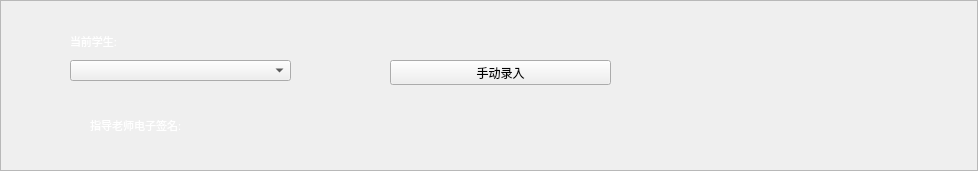
   <widget class="QFrame" name="frame">
    <property name="geometry">
     <rect>
      <x>0</x>
      <y>-10</y>
      <width>978</width>
      <height>171</height>
     </rect>
    </property>
    <property name="styleSheet">
     <string notr="true"/>
    </property>
    <property name="frameShape">
     <enum>QFrame::StyledPanel</enum>
    </property>
    <property name="frameShadow">
     <enum>QFrame::Raised</enum>
    </property>
    <widget class="QComboBox" name="choice_stu">
     <property name="geometry">
      <rect>
       <x>70</x>
       <y>60</y>
       <width>221</width>
       <height>21</height>
      </rect>
     </property>
    </widget>
    <widget class="QPushButton" name="add_stu_btn">
     <property name="geometry">
      <rect>
       <x>390</x>
       <y>60</y>
       <width>221</width>
       <height>25</height>
      </rect>
     </property>
     <property name="text">
      <string>手动录入</string>
     </property>
    </widget>
    <widget class="QLabel" name="current_stu_label">
     <property name="geometry">
      <rect>
       <x>70</x>
       <y>30</y>
       <width>101</width>
       <height>23</height>
      </rect>
     </property>
     <property name="font">
      <font>
       <family>思源黑体 CN Normal</family>
       <pointsize>8</pointsize>
       <weight>50</weight>
       <italic>false</italic>
       <bold>false</bold>
       <kerning>true</kerning>
      </font>
     </property>
     <property name="styleSheet">
      <string notr="true">background-color: rgba(255, 255, 255, 0);
color: rgb(255, 255, 255);</string>
     </property>
     <property name="text">
      <string>当前学生:</string>
     </property>
     <property name="buddy">
      <cstring>choice_stu</cstring>
     </property>
    </widget>
    <widget class="QLabel" name="zdls_sig">
     <property name="geometry">
      <rect>
       <x>-20</x>
       <y>110</y>
       <width>201</width>
       <height>31</height>
      </rect>
     </property>
     <property name="font">
      <font>
       <family>思源黑体 CN Normal</family>
       <pointsize>8</pointsize>
       <weight>50</weight>
       <italic>false</italic>
       <bold>false</bold>
       <kerning>true</kerning>
      </font>
     </property>
     <property name="accessibleDescription">
      <string/>
     </property>
     <property name="layoutDirection">
      <enum>Qt::RightToLeft</enum>
     </property>
     <property name="styleSheet">
      <string notr="true">background-color: rgba(255, 255, 255, 0);
color: rgb(255, 255, 255);</string>
     </property>
     <property name="text">
      <string>指导老师电子签名:</string>
     </property>
     <property name="alignment">
      <set>Qt::AlignRight|Qt::AlignTrailing|Qt::AlignVCenter</set>
     </property>
     <property name="buddy">
      <cstring>zdls_add</cstring>
     </property>
    </widget>
    <zorder>choice_stu</zorder>
    <zorder>current_stu_label</zorder>
    <zorder>zdls_sig</zorder>
    <zorder>add_stu_btn</zorder>
   </widget>
